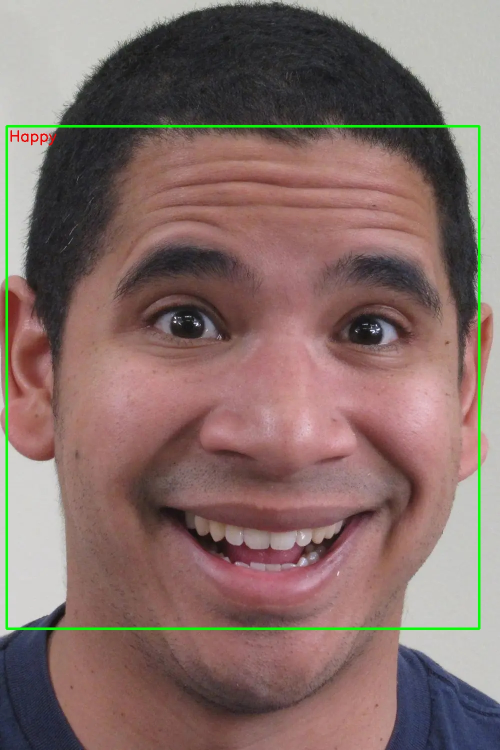
#> input picture Prediction.jpg, 1000 x 1500 px, given in place of the camera (shown at 1/2 size)
$ jupyter execute --allow-errors CNN_model.ipynb   (text cells are left out)
#> lines starting #> are read from the running program, lines starting #| are printed output that depends on the picture
[cell 1]
# Import used modules
import cv2

import numpy as np
import tensorflow as tf
import matplotlib.pyplot as plt

from tensorflow.keras.layers import Dropout, Input
from tensorflow.keras.layers import Flatten, BatchNormalization
from tensorflow.keras.layers import Dense, MaxPooling2D, Conv2D
from tensorflow.keras.models import Model
from tensorflow.keras.regularizers import l2
from tensorflow.keras.callbacks import ModelCheckpoint, EarlyStopping
from sklearn.metrics import classification_report, confusion_matrix
from sklearn.metrics import ConfusionMatrixDisplay
import seaborn as sns

[cell 2]
print(tf.config.list_physical_devices('GPU'))
#> (this line was passed over: tensorflow is not available in this run)

#> (a cell that did not finish here is left out)

#> (a cell that did not finish here is left out)

[cell 5]
def CNN_EmotionRecognition(input_shape, Emotions_number):
    """Convolutional Neural Network architecture for Emotion Recognition
    Args:
        input_shape (tuple): tuple with the input of the CNN
        Emotions_number (int): The number of predictions emotions

    Returns:
        Keras Model: model
    """
#> further down, frame is the input picture: shape (1500, 1000, 3); mean B, G, R 105.7, 110.8, 133.4
#> `frame = cv2.resize(frame, (1280, 720))`:
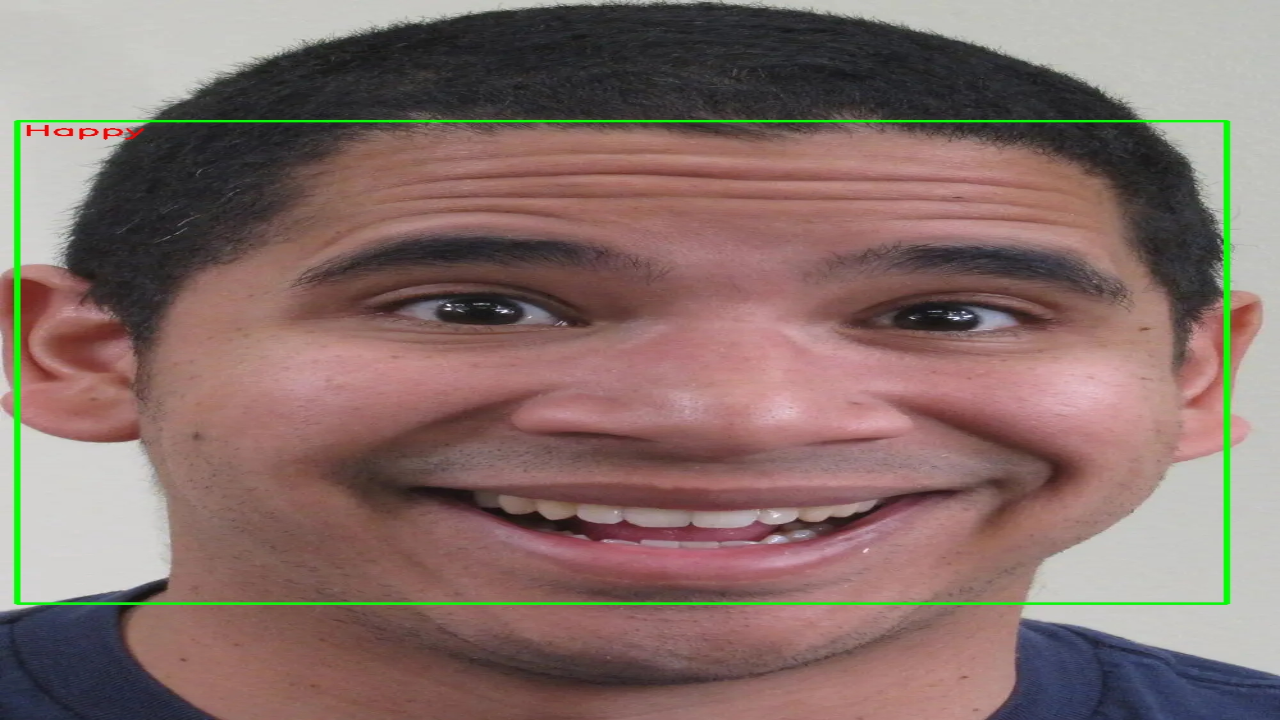
#> frame: shape (720, 1280, 3); mean B, G, R 105.6, 110.7, 133.3
#> `gray_frame = cv2.cvtColor(frame, cv2.COLOR_BGR2GRAY)`:
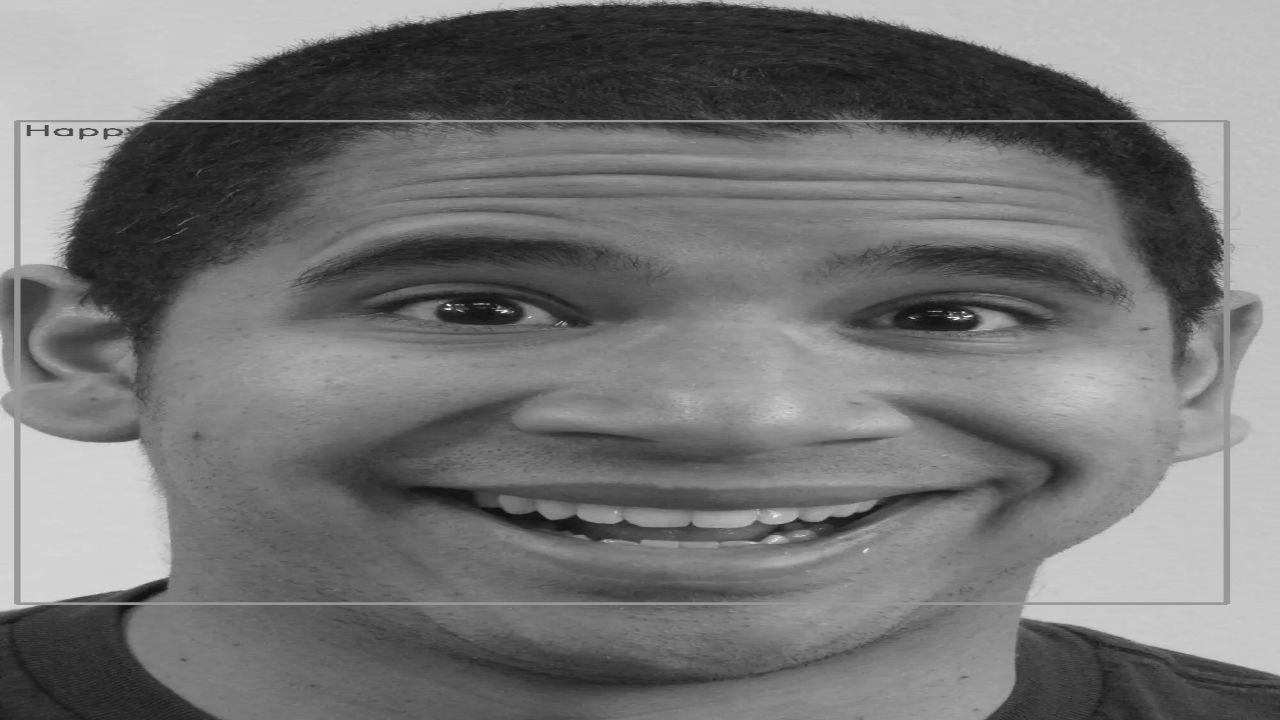
#> gray_frame: shape (720, 1280); min 13, max 249, mean 116.9
#> `num_faces = face_detector.detectMultiScale(gray_frame, scaleFactor= 1...`: num_faces = [[735, 127, 494, 494]]
    input = Input(shape = input_shape)
    # First block
    conv1 = Conv2D(32, (3, 3), padding = 'same', strides=(1, 1), kernel_regularizer=l2(0.001), activation = "relu")(input)
    conv1 = Dropout(0.1)(conv1)
    pool1 = MaxPooling2D(pool_size = (2,2))(conv1)
    bn = BatchNormalization()(pool1)
    # Second block
    conv2 = Conv2D(64,(3, 3), padding = 'same', strides=(1, 1), kernel_regularizer=l2(0.001), activation = "silu")(bn)
    conv2 = Dropout(0.1)(conv2)
    pool2 = MaxPooling2D(pool_size = (2,2))(conv2)
    bn = BatchNormalization()(pool2)
    # Third block
    conv3 = Conv2D(128,(3, 3), padding = 'same', strides=(1, 1), kernel_regularizer=l2(0.001), activation = "silu")(bn)
    conv3 = Dropout(0.1)(conv3)
    pool3 = MaxPooling2D(pool_size = (2,2))(conv3)
    bn = BatchNormalization()(pool3)
    # Fourth block
    conv4 = Conv2D(256, (3, 3), padding = 'same', strides=(1, 1), kernel_regularizer=l2(0.001), activation = "silu")(bn)
    conv4 = Dropout(0.1)(conv4)
    pool4 = MaxPooling2D(pool_size = (2,2))(conv4)
    bn = BatchNormalization()(pool4)
    # Fifth block
    conv5 = Conv2D(128,(5, 5), padding = 'same', strides=(1, 1), kernel_regularizer=l2(0.001), activation = "silu")(bn)
    conv5 = Dropout(0.1)(conv5)
    pool5 = MaxPooling2D(pool_size = (2,2))(conv5)

    flatten = Flatten()(pool5)
    # First dense block
    dense_1 = Dense(512, activation = "silu")(flatten)
    drop_2 = Dropout(0.2)(dense_1)
    bn = BatchNormalization()(drop_2)
    # Second dense block
    dense_2 = Dense(256, activation = "gelu")(bn)
    drop_2 = Dropout(0.2)(dense_2)
    bn = BatchNormalization()(drop_2)

    output = Dense(Emotions_number, activation="softmax")(bn)

    model = Model(inputs=input, outputs=output)

    return model

#> (a cell that did not finish here is left out)

#> (a cell that did not finish here is left out)

[cell 8]
fle_s='Check_points/CNN_FER13.h5'
# Save the best weights of the model during the training process monitoring the val_accuracy
#> (the rest of this cell did not finish here and is left out)

#> (a cell that did not finish here is left out)

#> (a cell that did not finish here is left out)

#> (a cell that did not finish here is left out)

#> (a cell that did not finish here is left out)

[cell 13]
# Testing the model on real time images
cap = cv2.VideoCapture(0)
emotion_dic= {0: 'Angry', 1: 'Fearful', 2: 'Happy', 3: 'Surprised', 4: 'Natural', 5: 'Sad'}

#> (the rest of this cell did not finish here and is left out)
